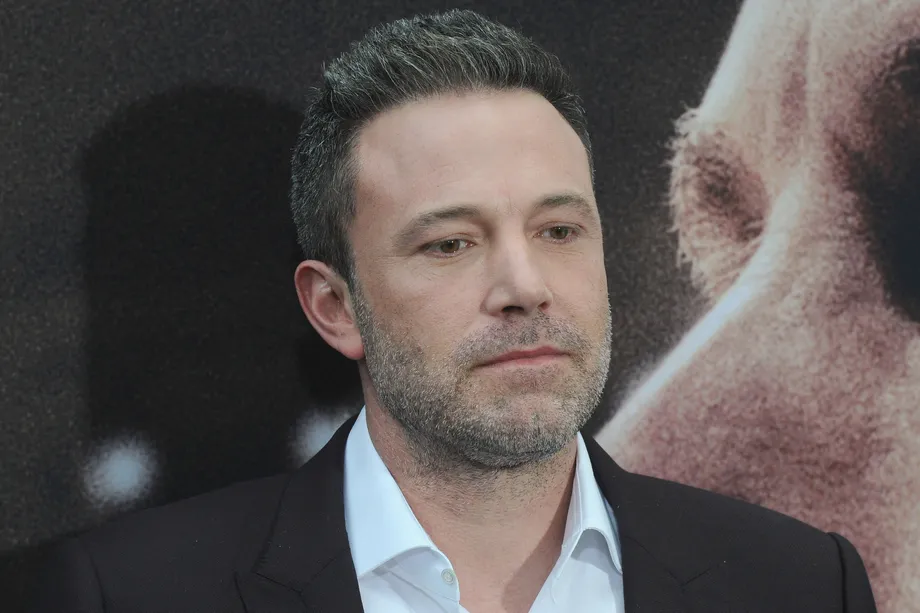
#> input picture Photos/People/ben affleck/1.jpeg, 920 x 613 px, found by its file name; its folder holds only this picture in this run
$ python faces_train.py
#> lines starting #> are read from the running program, lines starting #| are printed output that depends on the picture
import os
import cv2 as cv
import numpy as np

people = ['ben affleck','elton john','kevin hart']
DIR = r'C:\Users\Rayyan\OneDrive - Higher Education Commission\Desktop\OpenCV\Photos\People'

haar_cascade = cv.CascadeClassifier('haar_face.xml')

features = []
labels = [] #the index of this list

def create_train():
    for person in people:
        path = os.path.join(DIR, person)
        label = people.index(person)

        for img in os.listdir(path):
            img_path = os.path.join(path,img)

            img_array = cv.imread(img_path)
#> img_array is the input picture: shape (613, 920, 3); mean B, G, R 82.8, 84.2, 90.9
            gray = cv.cvtColor(img_array,cv.COLOR_BGR2GRAY)
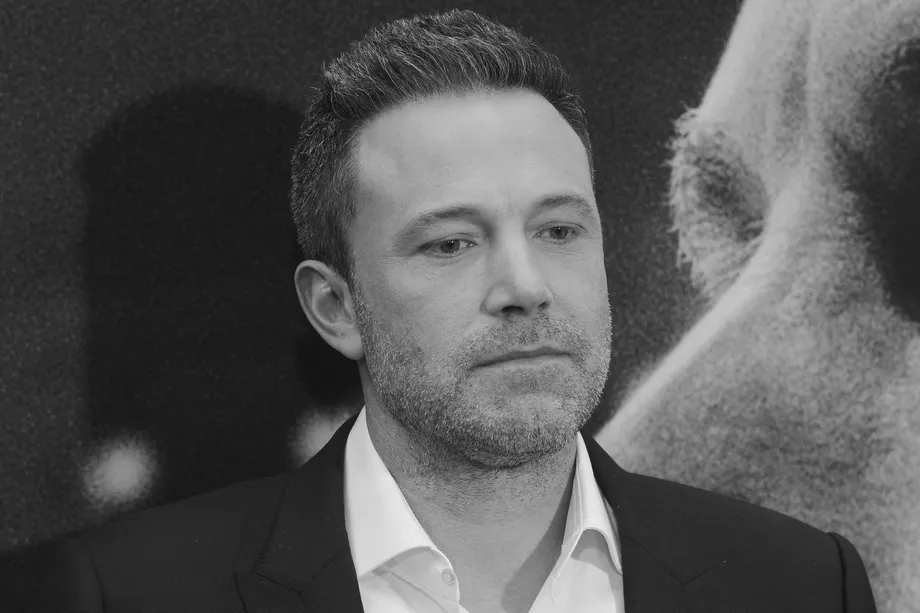
#> gray: shape (613, 920); min 6, max 240, mean 86.1

            faces_rect = haar_cascade.detectMultiScale(gray, scaleFactor=1.1, minNeighbors=4)
#> faces_rect = [[359, 116, 303, 303], [219, 121, 317, 317]]

            for (x,y,w,h) in faces_rect:
                faces_roi = gray[y:y+h,x:x+w]
                features.append(faces_roi)
                labels.append(label)
#> this loop made 2 passes
#> pass 1, in create_train, `faces_roi = gray[y:y+h,x:x+w]`:
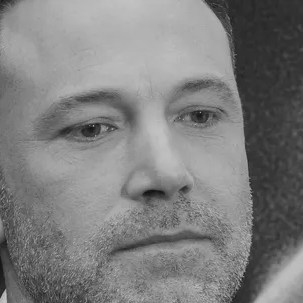
#> faces_roi: shape (303, 303); min 15, max 197, mean 126.2
#> pass 2, in create_train, `faces_roi = gray[y:y+h,x:x+w]`:
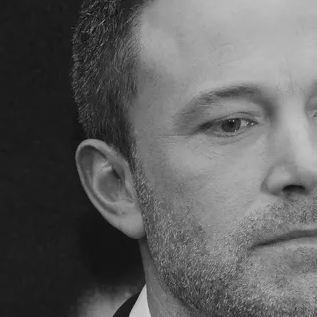
#> faces_roi: shape (317, 317); min 10, max 213, mean 95.7
#> after the loop, features = 2 items; labels = [0, 0]
#> pass 2 of the loop in create_train, `for person in people:`:
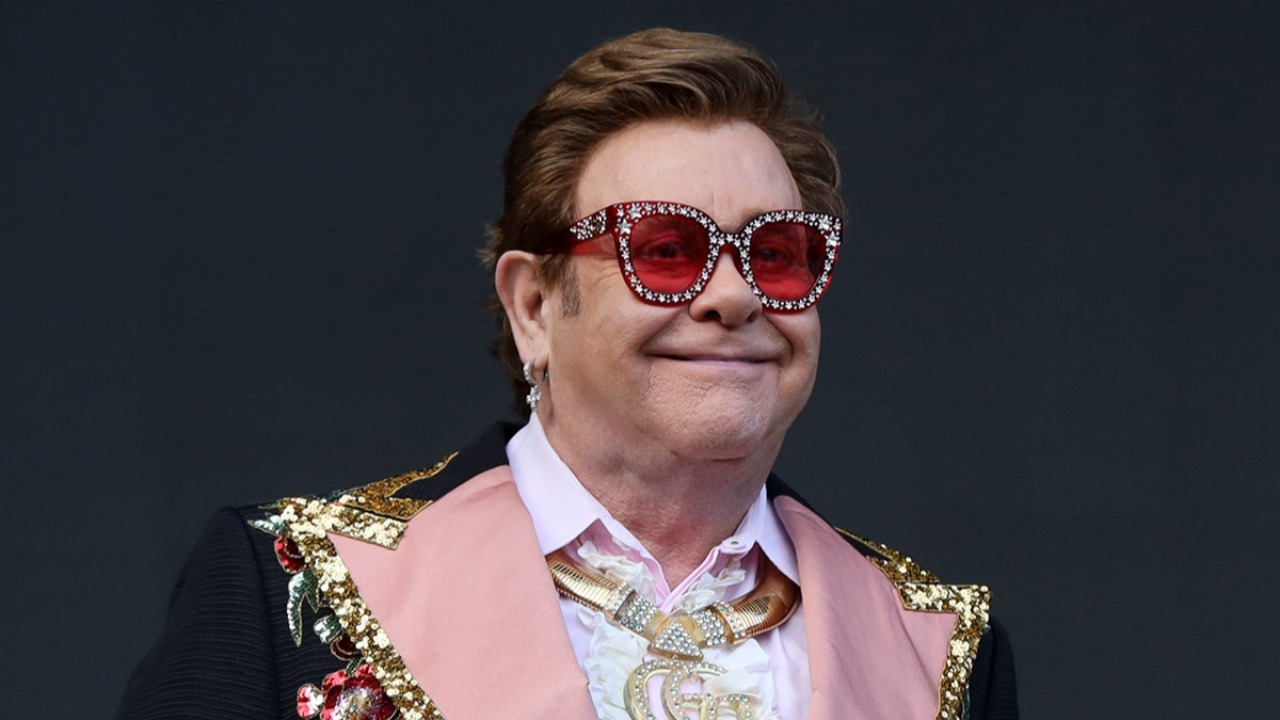
#> input picture Photos/People/elton john/1.jpg, 1280 x 720 px, found by its file name
#> in create_train, img_array is the input picture: shape (720, 1280, 3); mean B, G, R 67.4, 62.6, 68.3
#> gray: shape (720, 1280)
#> faces_rect = [[344, 513, 75, 75], [556, 120, 329, 329]]
#> the loop in create_train, `for (x,y,w,h) in faces_rect:` made 2 passes
#> pass 1, in create_train, `faces_roi = gray[y:y+h,x:x+w]`:
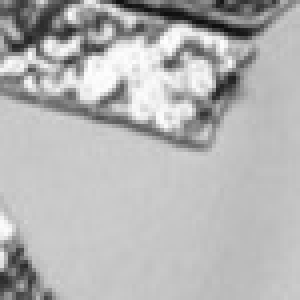
#> faces_roi: shape (75, 75) (shown 4 times larger); min 14, max 254, mean 179.8
#> pass 2, in create_train, `faces_roi = gray[y:y+h,x:x+w]`:
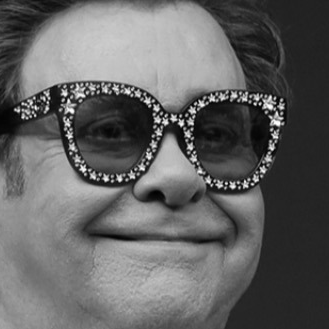
#> faces_roi: shape (329, 329); min 1, max 255, mean 99.1
#> after the loop in create_train, `for (x,y,w,h) in faces_rect:`: features = 4 items; labels = [0, 0, 1, 1]

#the idea behind converting a label into a numeric value is essentially reducing the strain that your computer will have by some sorta mapping betweena string and the numerical label
#> (the run stopped early here; a loop or call above may not have finished)
